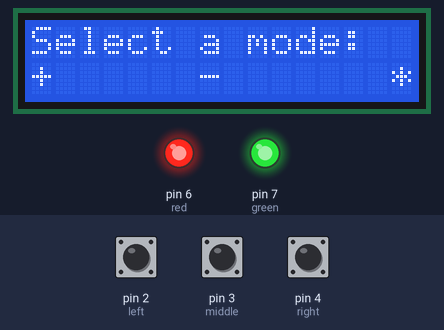
The sketch below on a simulated Arduino Uno, built with avr-gcc and run on an emulated ATmega328P. Shown: 16×2 character LCD, output pins drawn as LEDs (lit = HIGH). The test bench sets the inputs (shaded band); at power-on: pin 2 (left) HIGH, pin 3 (middle) HIGH, pin 4 (right) HIGH. Random numbers use the default seed unless the sketch sets one; what the sketch prints to the serial monitor is not drawn.

Above: at 1.2 s.
1.3 s: pin 2 (left) pulled LOW for 1 s
At 2.2 s:
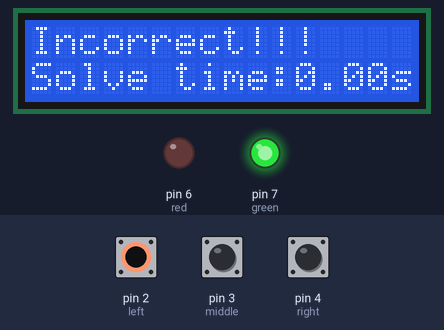
5.3 s: pin 3 (middle) pulled LOW for 3.2 s
At 9.1 s:
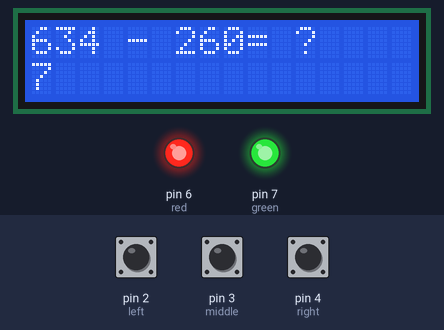
10.0 s: pin 4 (right) pulled LOW for 0.15 s
At 11.5 s:
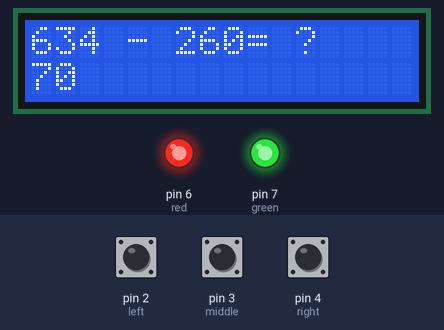
11.8 s: pin 2 (left) pulled LOW for 0.15 s
At 14.6 s:
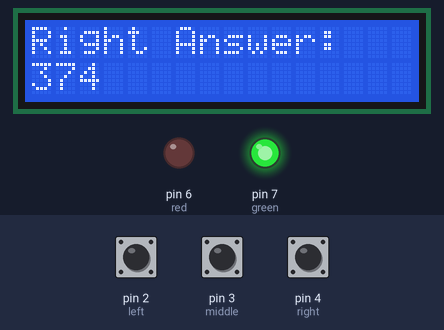
14.9 s: pin 4 (right) pulled LOW for 3.2 s
At 19.1 s:
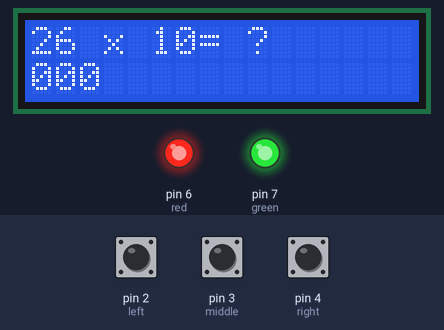
19.6 s: pin 3 (middle) pulled LOW for 0.15 s
At 20.5 s:
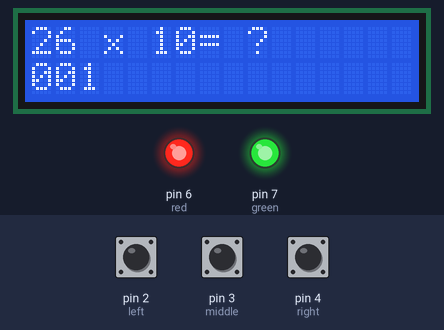
Timing chart, 0 to 22.3 s (numbered marks = the images above; inputs shaded):
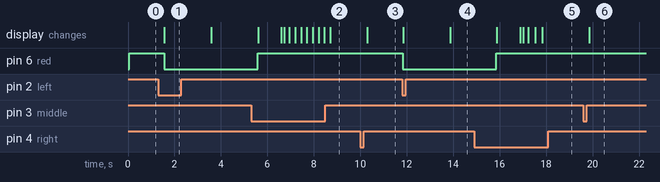

The sketch:

MathNinja.ino
```cpp
#include <StopWatch.h>

#include <LiquidCrystal_I2C.h>

#define left 2
#define middle 3
#define right 4

#define red 6
#define green 7

StopWatch sw;

int firstInt;
int secondInt;

int score = 0;

long counterStart;
long counterFinish;

double timeTaken;

int answers = 0;

int currentDigit = 0;
int digitPlace = 0;

boolean questionSelection = true;
boolean answer = false;

int option;

LiquidCrystal_I2C lcd(0x3F,  16, 2);

void setup()
{
  lcd.init();
  lcd.backlight();
  Serial.begin(9600);
  pinMode(left, INPUT_PULLUP);
  pinMode(middle, INPUT_PULLUP);
  pinMode(right, INPUT_PULLUP);
  pinMode(green, OUTPUT);
  pinMode(red, OUTPUT);
  Serial.begin(9600);
  randomSeed(analogRead(0));

  digitalWrite(green, HIGH);
  digitalWrite(red, HIGH);

}

void loop(){
  if(questionSelection)
  {
    lcd.setCursor(0,0);
    lcd.print("Select a mode:");
    lcd.setCursor(0,1);
    lcd.print("+      -       *");
  	if(digitalRead(left) == 0)
  	{
      delay(200);
  	  option = 1;
      questionSelection = false;
      firstInt = random(499);
      secondInt =  random(499);
      lcd.clear();
  	}
  	else if(digitalRead(middle) == 0)
  	{
      delay(200);
  	  option = 2;
      questionSelection = false;
      firstInt = random(500,1000);
      secondInt = random(250,499);
      lcd.clear();
  	}
  	else if(digitalRead(right) == 0)
  	{
      delay(200);
  	  option = 3;
      questionSelection = false;
      firstInt = random(10,30);
      secondInt = random(10,30);
      lcd.clear();
  	}

  }


  if(questionSelection == false && answer == false)
  {
  	lcd.setCursor(0,0);

  	lcd.print(firstInt);
  	if(option == 1)
  	{
  	  lcd.print(" + ");
  	}
  	else if(option == 2)
  	{
  	  lcd.print(" - ");
  	}
  	else
  	{
  	  lcd.print(" x ");
  	}
  	lcd.print(secondInt);
    lcd.print("= ?");
    answer = true;

    sw.start();

  }

  if(answer)
  {

    if(digitalRead(middle) == 0)
    {
      currentDigit++;
      delay(250);
    }
    if(currentDigit == 10)
    {
      currentDigit = 0;
    }
    lcd.setCursor(digitPlace,1);
    lcd.print(currentDigit);

    if(digitalRead(right) == 0 && digitPlace < 2)
    {
      delay(300);
      if(digitPlace == 0)
      {
        answers = (currentDigit * 100);
      }
      if(digitPlace == 1)
      {
        answers = answers + (currentDigit * 10);
      }
      if(digitPlace == 2)
      {
        answers = answers + currentDigit;
      }

      currentDigit = 0;
      if(digitPlace < 2)
      {
      	digitPlace++;
      }

    }
    Serial.println(answers);

    if(digitalRead(left) == 0)
    {
      answers = answers + currentDigit;

      sw.stop();
      timeTaken = (double)sw.elapsed() / 1000;

      Serial.println(timeTaken);

      Serial.println(sw.elapsed());


      if(option == 1)
      {
        if(firstInt+secondInt == answers)
        {

          lcd.clear();
          lcd.print("Correct!!!");
          score = score + (firstInt + secondInt) / 100;
          digitalWrite(green, LOW);
          lcd.setCursor(0,1);
          lcd.print("Solve time:");
          lcd.print(timeTaken);
          lcd.setCursor(15,1);
          lcd.print("s");
          delay(2000);
          digitalWrite(green, HIGH);
          answer = false;
          questionSelection = true;
          lcd.clear();
          lcd.print("Score: ");
          lcd.print(score);
          delay(1000);
          lcd.clear();
        }
        else
        {

          lcd.clear();
          lcd.print("Incorrect!!!");
          digitalWrite(red, LOW);
          lcd.setCursor(0,1);
          lcd.print("Solve time:");
          lcd.print(timeTaken);
          lcd.setCursor(15,1);
          lcd.print("s");
          delay(2000);
          lcd.clear();
          lcd.setCursor(0,0);
          lcd.print("Right Answer:");
          lcd.setCursor(0,1);
          lcd.print(firstInt + secondInt);
          delay(2000);
          digitalWrite(red, HIGH);
          answer = false;
          questionSelection = true;
          lcd.clear();
          lcd.print("Score: ");
          lcd.print(score);
          delay(1000);
          lcd.clear();
        }
      }
      if(option == 2)
      {
        if(firstInt-secondInt == answers)
        {

          lcd.clear();
          lcd.print("Correct!!!");
          score = score + (firstInt - secondInt) / 100;
          digitalWrite(green, LOW);
          lcd.setCursor(0,1);
          lcd.print("Solve time:");
          lcd.print(timeTaken);
          lcd.setCursor(15,1);
          lcd.print("s");
          delay(2000);
          digitalWrite(green, HIGH);
          answer = false;
          questionSelection = true;
          lcd.clear();
          lcd.print("Score: ");
          lcd.print(score);
          delay(1000);
          lcd.clear();
        }
        else
        {

          lcd.clear();
          lcd.print("Incorrect!!!");
          digitalWrite(red, LOW);
          lcd.setCursor(0,1);
          lcd.print("Solve time:");
          lcd.print(timeTaken);
          lcd.setCursor(15,1);
          lcd.print("s");
          delay(2000);
          lcd.clear();
          lcd.setCursor(0,0);
          lcd.print("Right Answer:");
          lcd.setCursor(0,1);
          lcd.print(firstInt - secondInt);
          delay(2000);
          digitalWrite(red, HIGH);
          answer = false;
          questionSelection = true;
          lcd.clear();
          lcd.print("Score: ");
          lcd.print(score);
          delay(1000);
          lcd.clear();
        }
      }
      if(option == 3)
      {
        if(firstInt*secondInt == answers)
        {

          lcd.clear();
          lcd.print("Correct!!!");
          score = score + (firstInt * secondInt) / 100 * 2;
          digitalWrite(green, LOW);
          lcd.setCursor(0,1);
          lcd.print("Solve time:");
          lcd.print(timeTaken);
          lcd.setCursor(15,1);
          lcd.print("s");
          delay(2000);
          digitalWrite(green, HIGH);
          answer = false;
          questionSelection = true;
          lcd.clear();
          lcd.print("Score: ");
          lcd.print(score);
          delay(1000);
          lcd.clear();
        }
        else
        {

          lcd.clear();
          lcd.print("Incorrect!!!");
          digitalWrite(red, LOW);
          lcd.setCursor(0,1);
          lcd.print("Solve time:");
          lcd.print(timeTaken);
          lcd.setCursor(15,1);
          lcd.print("s");
          delay(2000);
          lcd.clear();
          lcd.setCursor(0,0);
          lcd.print("Right Answer:");
          lcd.setCursor(0,1);
          lcd.print(firstInt * secondInt);
          delay(1000);
          digitalWrite(red, HIGH);
          answer = false;
          questionSelection = true;
          lcd.clear();
          lcd.print("Score: ");
          lcd.print(score);
          delay(1000);
          lcd.clear();
        }
      }
      delay(100);

      currentDigit = 0;
      digitPlace = 0;

      sw.reset();

    }
  }


}
```

Measured:
- after the input at 1.3 s, pin 6 (red): HIGH → LOW after 0.25 s; the display: changes after 0.27 s (image 1)
- after the input at 10.0 s, the display: changes after 0.30 s (image 3)
- after the input at 11.8 s, pin 6 (red): HIGH → LOW at once; the display: first changes at once (image 4 shows a later state)
- after the input at 19.6 s, the display: changes after 0.25 s (image 6)
